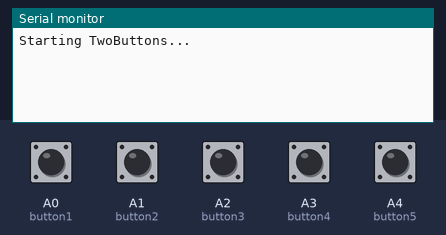
Bench run of a sketch on a simulated Arduino Leonardo, built for the host (arithmetic inside an expression is 32-bit, double 64-bit). Parts: the last lines printed to the serial monitor. The inputs (shaded band) are chosen by the test bench; at power-on: A0 (button1), A1 (button2), A2 (button3), A3 (button4), A4 (button5) HIGH.

Above: at 1.2 s.
1.3 s: A0 (button1) pulled LOW for 0.15 s
At 3.0 s:
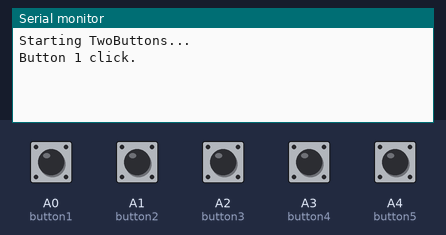
3.4 s: A0 (button1) pulled LOW for 1 s
At 4.8 s:
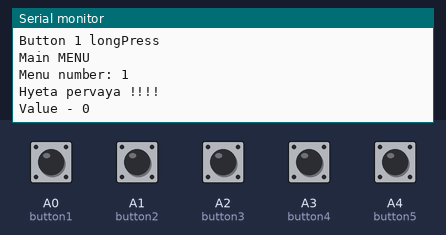
5.9 s: A1 (button2) pulled LOW for 0.15 s
At 7.7 s:
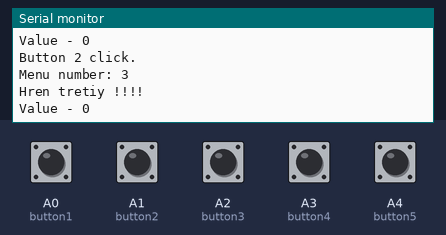
8.0 s: A1 (button2) pulled LOW for 0.15 s
At 9.8 s:
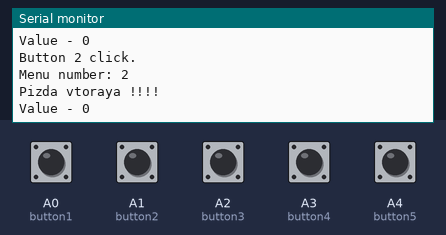
10.1 s: A0 (button1) pulled LOW for 1 s
At 12.2 s:
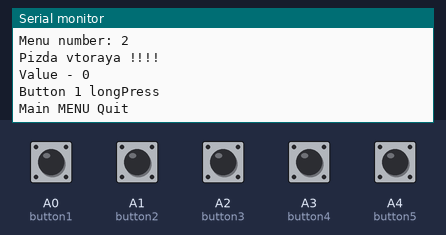
12.6 s: A2 (button3) pulled LOW for 0.15 s
At 14.3 s:
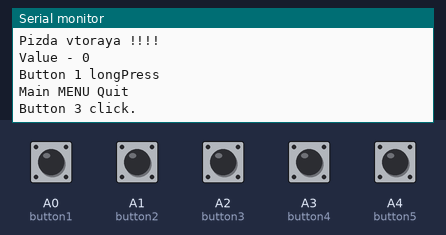
Timing chart, 0 to 15.2 s (numbered marks = the images above; inputs shaded):
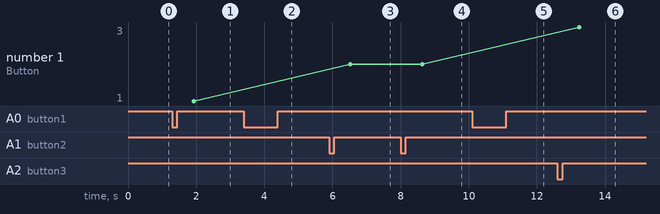

Measured:
- after the input at 1.3 s, the serial monitor: prints a new line after 0.63 s (image 1)
- after the input at 3.4 s, the serial monitor: prints a new line after 0.88 s (image 2)
- after the input at 5.9 s, the serial monitor: prints a new line after 0.62 s (image 3)
- after the input at 8.0 s, the serial monitor: prints a new line after 0.64 s (image 4)
- after the input at 10.1 s, the serial monitor: prints a new line after 0.88 s (image 5)
- after the input at 12.6 s, the serial monitor: prints a new line after 0.64 s (image 6)
- plotted number 1: 1 → 2 after the input at 5.9 s, 2 → 3 after the input at 12.6 s

The sketch:

Menu_3.ino
```cpp
typedef enum {
  MENU_OFF,  // set LED "OFF".
  MENU_ON,   // set LED "ON"
  ACTION_NONE,
  ACTION_LEFT, // blink LED "SLOW"
  ACTION_RIGHT,  // blink LED "FAST"
  ACTION_UP, // blink LED "SLOW"
  ACTION_DOWN,  // blink LED "FAST"
  ACTION_MENU // blink LED "SLOW"

} MyActions;

int mpd;
int mpds;
boolean verflag;
boolean horflag;

int numMenu = 0;
int countMenu = 3;
int dataMenu[3];

MyActions currentAction = MENU_OFF; // no action when starting
MyActions buttonAction = ACTION_NONE;

#include "OneButton.h"

// Setup a new OneButton on pin A0.
OneButton button1(A0, true);
// Setup a new OneButton on pin A1.
OneButton button2(A1, true);
// Setup a new OneButton on pin A2.
OneButton button3(A2, true);
// Setup a new OneButton on pin A3.
OneButton button4(A3, true);
// Setup a new OneButton on pin A4.
OneButton button5(A4, true);

// setup code here, to run once:
void setup() {

  mpd = 0;
  mpds = 0;
  verflag = 0;
  horflag = 0;

  // Setup the Serial port. see http://arduino.cc/en/Serial/IfSerial
  Serial.begin(9600);
  while (!Serial) {
    ; // wait for serial port to connect. Needed for Leonardo only
  }
  Serial.println("Starting TwoButtons...");

  // link the button 1 functions.
  button1.attachClick(click1);
  button1.attachDoubleClick(doubleclick1);
  button1.attachLongPressStart(longPress1);


  // link the button 2 functions.
  button2.attachClick(click2);
  button2.attachDoubleClick(doubleclick2);


    // link the button 3 functions.
  button3.attachClick(click3);
  button3.attachDoubleClick(doubleclick3);


      // link the button 4 functions.
  button4.attachClick(click4);
  button4.attachDoubleClick(doubleclick4);


      // link the button 5 functions.
  button5.attachClick(click5);
  button5.attachDoubleClick(doubleclick5);


  // You may have to modify the next 2 lines if using another pin than A1
  PCICR |= (1 << PCIE1);    // This enables Pin Change Interrupt 1 that covers the Analog input pins or Port C.
  PCMSK1 |= (1 << PCINT9);  // This enables the interrupt for pin 1 of Port C: This is A1.
} // setup


// The Interrupt Service Routine for Pin Change Interrupt 1
// This routine will only be called on any signal change on A1: exactly where we need to check.
ISR(PCINT1_vect) {
  // keep watching the push button:
  button1.tick(); // just call tick() to check the state.
}


// main code here, to run repeatedly:
void loop() {
  unsigned long now = millis();

  // keep watching the push buttons:
  button1.tick();
  button2.tick();
  button3.tick();
  button4.tick();
  button5.tick();

  // You can implement other code in here or just wait a while
 // Serial.print(".");
  delay(10);

 // You can implement other code in here or just wait a while


  if (currentAction == MENU_OFF) {
    // Проверяем нажата ли кнопка меню
    if (buttonAction == ACTION_MENU) {
      //обнулили кнопку
      buttonAction = ACTION_NONE;
      //состояние переводим в меню пункт один
      currentAction = MENU_ON;
      numMenu = 0;

      //ввыводит надпись что мы в меню
      digitalWrite(13, HIGH);
      Serial.println("Main MENU");

      printMenuStatus();
    }

  }
  else {
    // Проверяем нажата ли кнопка меню
    if (buttonAction == ACTION_MENU) {
      //обнулили кнопку
      buttonAction = ACTION_NONE;
      //состояние переводим в меню пункт один
      currentAction = MENU_OFF;
      //ввыводит надпись что мы в меню
      digitalWrite(13, LOW);
      Serial.println("Main MENU Quit");
    }

    if (buttonAction == ACTION_LEFT) {
      //обнулили кнопку
      buttonAction = ACTION_NONE;
      //переключили указатель меню
      numMenu--;
      if (numMenu < 0) numMenu = 2;
      printMenuStatus();
    }

    if (buttonAction == ACTION_RIGHT) {
      buttonAction = ACTION_NONE;
      //переключили указатель меню
      numMenu++;
      if (numMenu > 2) numMenu = 0;
      printMenuStatus();
    }

    if (buttonAction == ACTION_UP) {
      buttonAction = ACTION_NONE;
      dataMenu[numMenu]++;
      printValueStatus();
    }

    if (buttonAction == ACTION_DOWN) {
      buttonAction = ACTION_NONE;
      dataMenu[numMenu]--;
      printValueStatus();
    }

  }


  // для антидребезга
  delay(10);


}


void printMenuStatus() {
  Serial.println((String) "Menu number: " + (numMenu + 1) + " ");
  if (numMenu == 0) {
    Serial.println((String) "Hyeta pervaya !!!!");
  }
  if (numMenu == 1) {
    Serial.println((String) "Pizda vtoraya !!!!");
  }
  if (numMenu == 2) {
    Serial.println((String) "Hren tretiy !!!!");
  }
  printValueStatus();
}

void printValueStatus() {
  Serial.println((String) "Value - " + dataMenu[numMenu]);
}


// ----- button 1 callback functions

// This function will be called when the button1 was pressed 1 time (and no 2. button press followed).
void click1() {
  Serial.println("Button 1 click.");

} // click1


// This function will be called when the button1 was pressed 2 times in a short timeframe.
void doubleclick1() {
  Serial.println("Button 1 doubleclick.");
} // doubleclick1


// This function will be called once, when the button1 is pressed for a long time.
void longPress1() {
  Serial.println("Button 1 longPress");
  buttonAction = ACTION_MENU;
} // longPress1


// ... and the same for button 2:

void click2() {
  Serial.println("Button 2 click.");
  buttonAction = ACTION_LEFT;
} // click2


void doubleclick2() {
  Serial.println("Button 2 doubleclick.");
} // doubleclick2


// ... and the same for button 3:


void click3() {
  Serial.println("Button 3 click.");
  buttonAction = ACTION_RIGHT;
} // click3


// This function will be called when the button1 was pressed 2 times in a short timeframe.
void doubleclick3() {
  Serial.println("Button 3 doubleclick.");
} // doubleclick3


// ... and the same for button 4:


void click4() {
  Serial.println("Button 4 click.");
  buttonAction = ACTION_UP;

} // click4


void doubleclick4() {
  Serial.println("Button 4 doubleclick.");
} // doubleclick4


// ... and the same for button 5:


void click5() {
  Serial.println("Button 5 click.");
  buttonAction = ACTION_DOWN;

} // click5


// This function will be called when the button1 was pressed 2 times in a short timeframe.
void doubleclick5() {
  Serial.println("Button 5 doubleclick.");
} // doubleclick5


// End
```
